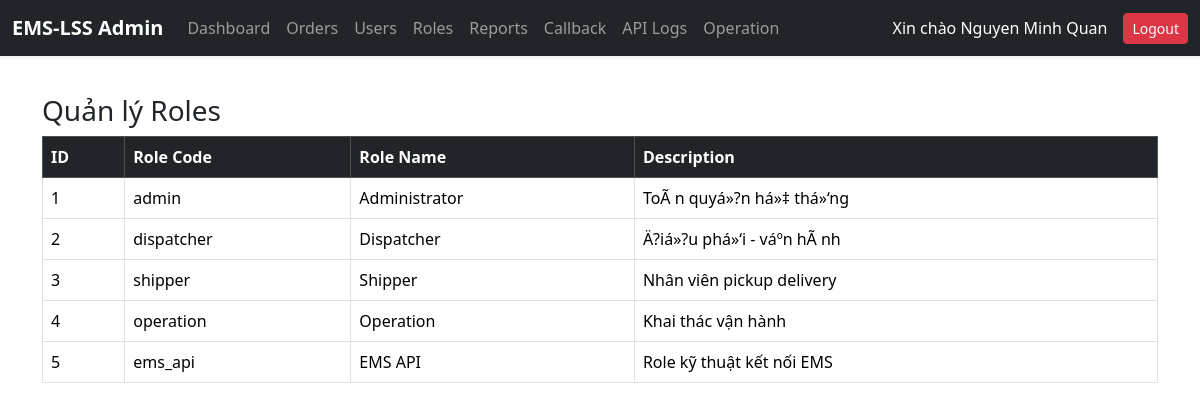
/modules/admin/admin_roles.php (signed in), run on the app's committed database.
### tables this page shows
CREATE TABLE `emslss_roles` (
  `id` int(11) NOT NULL AUTO_INCREMENT,
  `role_code` varchar(50) DEFAULT NULL,
  `role_name` varchar(100) DEFAULT NULL,
  `description` text DEFAULT NULL,
  PRIMARY KEY (`id`),
  UNIQUE KEY `role_code` (`role_code`)
);

### modules/admin/admin_roles.php (the view, shortened to what this page needs)
<?php
require_once __DIR__ . '/../../config/db.php';
$roles = $conn->query("SELECT * FROM emslss_roles ORDER BY id ASC");
?>
<!DOCTYPE html>
<html lang="vi">
<head>
<link href="https://cdn.jsdelivr.net/npm/bootstrap@5.3.2/dist/css/bootstrap.min.css" rel="stylesheet">
</head>
<body>
<?php include __DIR__.'/../../templates/admin_topbar.php'; ?>
<div class="container mt-4">
<h3>Quản lý Roles</h3>
<table class="table table-bordered">
<tr class="table-dark">
<th>ID</th>
<th>Role Code</th>
<th>Role Name</th>
<th>Description</th>
</tr>
<?php while($r = $roles->fetch_assoc()): ?>
<tr>
<td><?= $r['id'] ?></td>
<td><?= htmlspecialchars($r['role_code']) ?></td>
<td><?= htmlspecialchars($r['role_name']) ?></td>
<td><?= htmlspecialchars($r['description']) ?></td>
</tr>
<?php endwhile; ?>
</table>
</div>
</body>
</html>

### data on the page
emslss_roles: id "1", role_code "admin", role_name "Administrator", description "ToÃ n quyá»?n há»‡ thá»‘ng"
emslss_roles: id "2", role_code "dispatcher", role_name "Dispatcher", description "Ä?iá»?u phá»‘i - váº­n hÃ nh"
emslss_roles: id "3", role_code "shipper", role_name "Shipper", description "Nhân viên pickup delivery"
emslss_roles: id "4", role_code "operation", role_name "Operation", description "Khai thác vận hành"
emslss_roles: id "5", role_code "ems_api", role_name "EMS API", description "Role kỹ thuật kết nối EMS"

### other printed values
$_SESSION['full_name'] "Nguyen Minh Quan"
